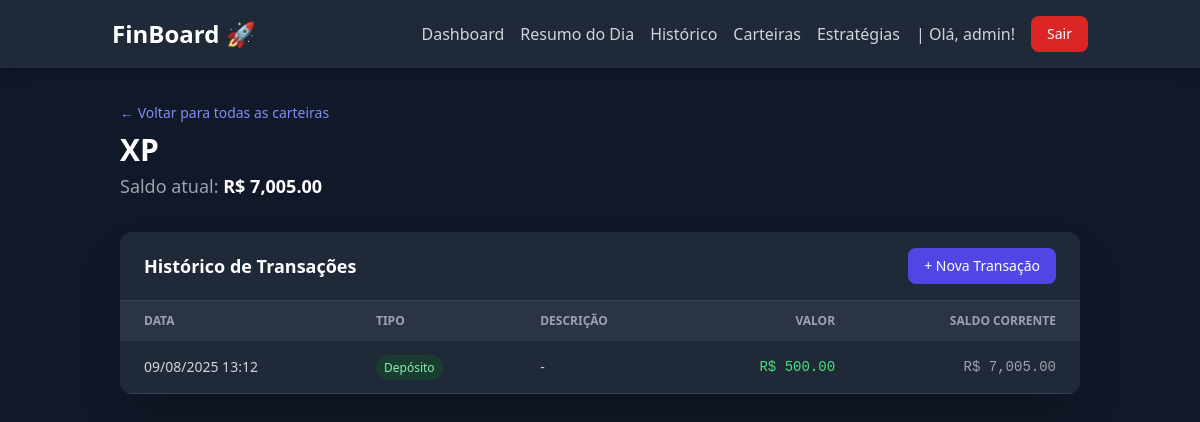
/dashboard/accounts/1/ (signed in), run on an earlier commit of the app's database.
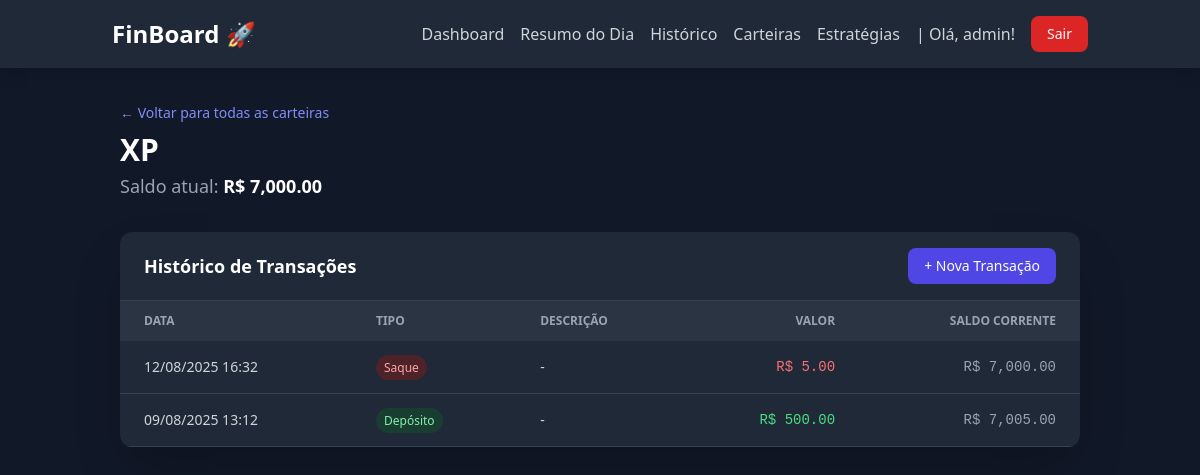
And on a later commit of the database.
### dashboard/models.py (models this page shows, shortened)
class Account(models.Model):
    CURRENCY_CHOICES = [
        ('BRL', 'Real Brasileiro'),
        ('USD', 'Dólar Americano'),
    ]
    user = models.ForeignKey(
        User, on_delete=models.CASCADE, verbose_name="Usuário")
    name = models.CharField("Nome da Carteira", max_length=100,
                            help_text="Ex: Corretora XP, Binance Futures")
    currency = models.CharField(
        "Moeda", max_length=3, choices=CURRENCY_CHOICES, default='BRL')
    initial_balance = models.DecimalField(
        "Saldo Inicial", max_digits=12, decimal_places=2, default=0.0)
    is_active = models.BooleanField("Ativa", default=True)
    @property
    def current_balance(self):
        balance = self.initial_balance
        transaction_total = self.transactions.aggregate(
            total=Sum(
                Case(
                    When(type='DEPOSITO', then='amount'),
                    When(type='SAQUE', then=F('amount') * -1),
                    default=Decimal('0.0'),
                    output_field=models.DecimalField()
                )
            )
        )['total'] or Decimal('0.00')
        balance += transaction_total
        operations_pl = self.operation_set.filter(status='FECHADA').aggregate(
            total_pl=Sum('net_financial_result')
        )['total_pl'] or Decimal('0.00')
        balance += operations_pl
        return round(balance, 2)

class Transaction(models.Model):
    TRANSACTION_TYPE_CHOICES = [
        ('DEPOSITO', 'Depósito'),
        ('SAQUE', 'Saque'),
    ]
    account = models.ForeignKey(Account, on_delete=models.CASCADE,
                                related_name='transactions', verbose_name="Carteira")
    type = models.CharField("Tipo", max_length=10,
                            choices=TRANSACTION_TYPE_CHOICES)
    amount = models.DecimalField("Valor", max_digits=12, decimal_places=2)
    date = models.DateTimeField("Data")
    description = models.CharField(
        "Descrição", max_length=200, blank=True, null=True)

### dashboard/views.py (the view)
# urls.py: path('accounts/<int:pk>/', views.account_detail, name='account_detail'),
@login_required
def account_detail(request, pk):
    account = get_object_or_404(Account, pk=pk, user=request.user)
    transactions = account.transactions.all()
    closed_ops = account.operation_set.filter(
        status='FECHADA', end_date__isnull=False)
    all_events = []
    for t in transactions:
        all_events.append({
            'date': t.date,
            'amount': t.amount if t.type == 'DEPOSITO' else -t.amount,
            'is_transaction': True,  # Marca que este evento é uma transação
            'object': t  # Guarda o objeto original da transação
        })
    for op in closed_ops:
        if op.net_financial_result is not None:
            all_events.append({
                'date': op.end_date,
                'amount': op.net_financial_result,
                'is_transaction': False  # Marca que não é uma transação
            })
    all_events.sort(key=lambda x: x['date'])
    running_balance = account.initial_balance
    transactions_with_balance = []
    for event in all_events:
        running_balance += event['amount']
        if event['is_transaction']:
            transaction_obj = event['object']
            transaction_obj.running_balance = running_balance  # Anexa o saldo ao objeto
            transactions_with_balance.append(transaction_obj)
    transactions_with_balance.reverse()
    context = {
        'account': account,
        'transactions': transactions_with_balance,
    }
    return render(request, 'dashboard/account_detail.html', context)

### dashboard/templatetags/currency_filters.py (called while the page is built)
@register.filter(name='format_currency')
def format_currency(value, currency_code):
    try:
        value = Decimal(value)
    except (ValueError, TypeError):
        return value
    formatted_value = intcomma(value).replace(
        ",", "TEMP_COMMA").replace(".", ",").replace("TEMP_COMMA", ".")
    if currency_code == 'BRL':
        return f"R$ {formatted_value}"
    elif currency_code == 'USD':
        return f"US$ {formatted_value}"
    else:
        return f"{currency_code} {formatted_value}"

### dashboard/templates/dashboard/account_detail.html
{% extends 'core/base.html' %}
{% load currency_filters %}
{% block content %}
<div class="container mx-auto px-4 sm:px-6 lg:px-8 py-8">
    <div class="mb-8">
        <a href="{% url 'dashboard:account_list' %}" class="text-sm text-indigo-400 hover:text-indigo-300 transition-colors">&larr; Voltar para todas as carteiras</a>
        <h1 class="text-3xl font-bold text-white mt-2">{{ account.name }}</h1>
        <p class="mt-1 text-lg text-gray-400">Saldo atual:
            <span class="font-bold text-white">{{ account.current_balance|format_currency:account.currency }}</span>
        </p>
    </div>
    <div class="bg-gray-800 rounded-xl shadow-2xl overflow-hidden">
        <div class="flex justify-between items-center px-6 py-4 border-b border-gray-700">
            <h3 class="text-lg font-semibold text-white">Histórico de Transações</h3>
            <a href="{% url 'dashboard:transaction_add' account_pk=account.pk %}" class="px-4 py-2 text-sm font-medium text-white bg-indigo-600 rounded-lg hover:bg-indigo-700 transition-colors">
                + Nova Transação
            </a>
        </div>
        <div <div class="overflow-x-auto">
            <table class="min-w-full text-sm text-left text-gray-300">
                <thead class="text-xs text-gray-400 uppercase bg-gray-700/50">
                    <tr>
                        <th scope="col" class="px-6 py-3">Data</th>
                        <th scope="col" class="px-6 py-3">Tipo</th>
                        <th scope="col" class="px-6 py-3">Descrição</th>
                        <th scope="col" class="px-6 py-3 text-right">Valor</th>
                        <th scope="col" class="px-6 py-3 text-right">Saldo Corrente</th>
                    </tr>
                </thead>
                <tbody>
                    {% for tx in transactions %}
                    <tr class="border-b border-gray-700 hover:bg-gray-700/40 transition-colors">
                        <td class="px-6 py-4 whitespace-nowrap">{{ tx.date|date:"d/m/Y H:i" }}</td>
                        <td class="px-6 py-4">
                            {% if tx.type == 'DEPOSITO' %}
                                <span class="px-2 py-1 text-xs font-medium text-green-300 bg-green-900/50 rounded-full">{{ tx.get_type_display }}</span>
                            {% else %}
                                <span class="px-2 py-1 text-xs font-medium text-red-300 bg-red-900/50 rounded-full">{{ tx.get_type_display }}</span>
                            {% endif %}
                        </td>
                        <td class="px-6 py-4">{{ tx.description|default:"-" }}</td>
                        <td class="px-6 py-4 text-right font-mono {% if tx.type == 'DEPOSITO' %}text-green-400{% else %}text-red-400{% endif %}">
                            {{ tx.amount|format_currency:account.currency }}
                        </td>
                        <td class="px-6 py-4 text-right font-mono text-gray-400">
                            {{ tx.running_balance|format_currency:account.currency }}
                        </td>
                    </tr>
                    {% empty %}
                    <tr>
                        <td colspan="5" class="text-center py-10 text-gray-500">
                            Nenhuma transação registrada para esta carteira.
                        </td>
                    </tr>
                    {% endfor %}
                </tbody>
            </table>
        </div>
    </div>
</div>
{% endblock %}

What changed in the data, as far as the page shows it:
computed for Account "XP": current_balance "R$ 7,005.00" → "R$ 7,000.00"
added Transaction: date "12/08/2025 16:32", type "Saque", description "-", amount "R$ 5.00", running_balance "R$ 7,000.00"
